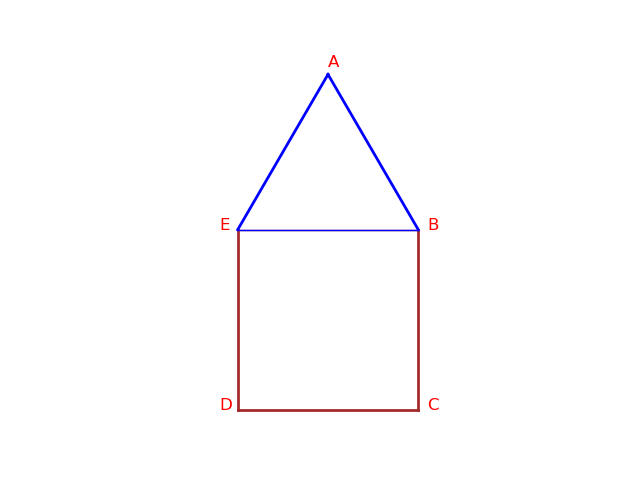

Generate this figure with Python:
import matplotlib.pyplot as plt
import matplotlib.patches as patches

#initial
fig, ax = plt.subplots()

#make square with line
plt.plot([0, 5], [0, 0], color='brown', linewidth=2)
plt.plot([5, 5], [0, 5], color='brown', linewidth=2)
plt.plot([5, 0], [5, 5], color='brown', linewidth=1)
plt.plot([0, 0], [5, 0], color='brown', linewidth=2)

#make triangle
plt.plot([5, 0], [5, 5], color='blue', linewidth=1)
plt.plot([0, 2.5], [5, 9.3], color='blue', linewidth=2)
plt.plot([2.5, 5], [9.3, 5], color='blue', linewidth=2)

#lable vertices
ax.text(-0.5, 0, 'D', color = 'red', size = 'large')
ax.text(5.25, 0, 'C', color = 'red', size = 'large')
ax.text(5.25, 5, 'B', color = 'red', size = 'large')
ax.text(2.5, 9.5, 'A', color = 'red', size = 'large')
ax.text(-0.5, 5, 'E', color = 'red', size = 'large')




ax.set_aspect('equal')
plt.axis('off')  # Turn off axes
plt.savefig("pent_construction.png")
